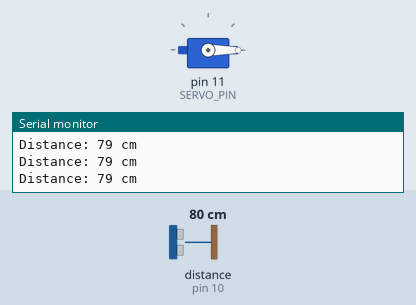
The sketch below on a simulated Arduino Uno, built with avr-gcc and run on an emulated ATmega328P. On the bench: servo, the last lines printed to the serial monitor. Wiring (inferred from the names in the program): ultrasonic range finder: trigger pin 9; echo pin 10. The test bench sets the inputs (shaded band); at power-on: distance to the obstacle (sensor on pin 10) 80 cm. The echo pulse lasts 58.3 µs per cm.

Above: at 1.3 s.
1.4 s: distance to the obstacle (sensor on pin 10) set to 23 cm
2.9 s: distance to the obstacle (sensor on pin 10) set to 18 cm
At 4.2 s:
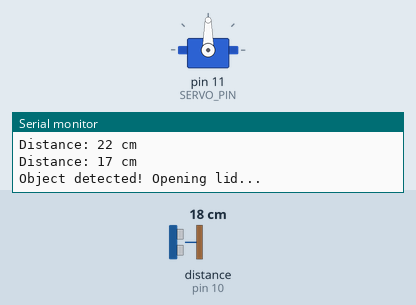
4.5 s: distance to the obstacle (sensor on pin 10) set to 35 cm
At 6.5 s:
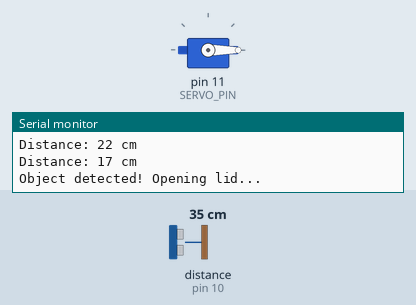
7.5 s: distance to the obstacle (sensor on pin 10) set to 2 cm
At 7.9 s:
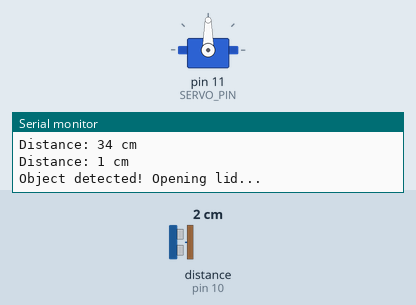
Timing chart, 0 to 11.5 s (numbered marks = the images above; inputs shaded):
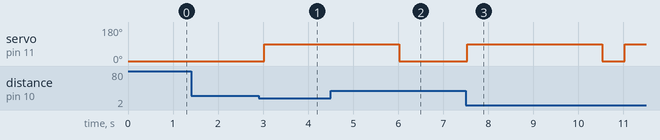

Measured:
- the behaviour switches between 21 and 20 cm on distance to the obstacle (sensor on pin 10) (found by bisection; images 0 and 1)
- after the input at 2.9 s, servo on pin 11 (SERVO_PIN): 0° → 90° after 0.13 s
- after the input at 4.5 s, servo on pin 11 (SERVO_PIN): goes on until 6.0 s, then stays 0°
- after the input at 7.5 s, servo on pin 11 (SERVO_PIN): 0° → 90° at once, → 0° 3.0 s later, → 90° 0.50 s later

The sketch:

smart_dustbin.ino
```cpp
/*
  Smart Dustbin Project
  Arduino UNO - IoT based Smart Dustbin
  Components: Ultrasonic Sensor, Servo Motor
  Author: bhavan-poojari
  Date: 2026
*/

// Define pins
const int TRIG_PIN = 9;
const int ECHO_PIN = 10;
const int SERVO_PIN = 11;

// Include Servo library
#include <Servo.h>
Servo servo;

void setup() {
  Serial.begin(9600);

  // Initialize pins
  pinMode(TRIG_PIN, OUTPUT);
  pinMode(ECHO_PIN, INPUT);

  // Attach servo
  servo.attach(SERVO_PIN);
  servo.write(0); // Close dustbin by default

  Serial.println("Smart Dustbin Initialized");
}

void loop() {
  // Get distance from ultrasonic sensor
  long distance = getDistance();

  Serial.print("Distance: ");
  Serial.print(distance);
  Serial.println(" cm");

  // If object detected within 20cm, open lid
  if (distance < 20) {
    Serial.println("Object detected! Opening lid...");
    servo.write(90); // Open dustbin
    delay(3000);     // Keep open for 3 seconds
    servo.write(0);  // Close dustbin
  }

  delay(500);
}

long getDistance() {
  // Send ultrasonic pulse
  digitalWrite(TRIG_PIN, LOW);
  delayMicroseconds(2);
  digitalWrite(TRIG_PIN, HIGH);
  delayMicroseconds(10);
  digitalWrite(TRIG_PIN, LOW);

  // Measure echo time
  long duration = pulseIn(ECHO_PIN, HIGH);

  // Calculate distance (speed of sound = 343 m/s)
  long distance = (duration * 0.0343) / 2;

  return distance;
}
```
